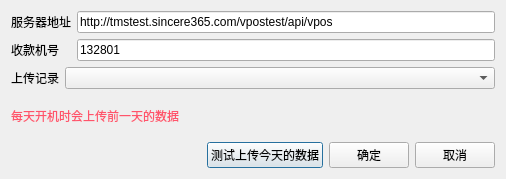
<?xml version="1.0" encoding="UTF-8"?>
<ui version="4.0">
 <class>w_sys_manage_outer_pay_set_xiexin</class>
 <widget class="QDialog" name="w_sys_manage_outer_pay_set_xiexin">
  <property name="geometry">
   <rect>
    <x>0</x>
    <y>0</y>
    <width>506</width>
    <height>179</height>
   </rect>
  </property>
  <property name="windowTitle">
   <string>Dialog</string>
  </property>
  <layout class="QVBoxLayout" name="verticalLayout">
   <item>
    <layout class="QGridLayout" name="gridLayout">
     <item row="0" column="0">
      <widget class="QLabel" name="label">
       <property name="text">
        <string>服务器地址</string>
       </property>
      </widget>
     </item>
     <item row="0" column="1">
      <widget class="QLineEdit" name="xiexin_service_ip">
       <property name="text">
        <string>http://tmstest.sincere365.com/vpostest/api/vpos</string>
       </property>
      </widget>
     </item>
     <item row="1" column="0">
      <widget class="QLabel" name="label_2">
       <property name="text">
        <string>收款机号</string>
       </property>
      </widget>
     </item>
     <item row="1" column="1">
      <widget class="QLineEdit" name="xiexin_CUBE_ID">
       <property name="text">
        <string>132801</string>
       </property>
      </widget>
     </item>
    </layout>
   </item>
   <item>
    <layout class="QHBoxLayout" name="horizontalLayout_2" stretch="0,1">
     <item>
      <widget class="QLabel" name="label_3">
       <property name="text">
        <string>上传记录</string>
       </property>
      </widget>
     </item>
     <item>
      <widget class="QComboBox" name="comboBox_records"/>
     </item>
    </layout>
   </item>
   <item>
    <widget class="QLabel" name="label_4">
     <property name="styleSheet">
      <string notr="true">color:#ff546b;</string>
     </property>
     <property name="text">
      <string>每天开机时会上传前一天的数据</string>
     </property>
    </widget>
   </item>
   <item>
    <layout class="QHBoxLayout" name="horizontalLayout">
     <item>
      <spacer name="horizontalSpacer">
       <property name="orientation">
        <enum>Qt::Horizontal</enum>
       </property>
       <property name="sizeHint" stdset="0">
        <size>
         <width>40</width>
         <height>20</height>
        </size>
       </property>
      </spacer>
     </item>
     <item>
      <widget class="QPushButton" name="pushButton_test_upload_today">
       <property name="text">
        <string>测试上传今天的数据</string>
       </property>
      </widget>
     </item>
     <item>
      <widget class="QPushButton" name="pushButton_ok">
       <property name="text">
        <string>确定</string>
       </property>
      </widget>
     </item>
     <item>
      <widget class="QPushButton" name="pushButton_cancel">
       <property name="text">
        <string>取消</string>
       </property>
      </widget>
     </item>
    </layout>
   </item>
  </layout>
 </widget>
 <resources/>
 <connections/>
</ui>
